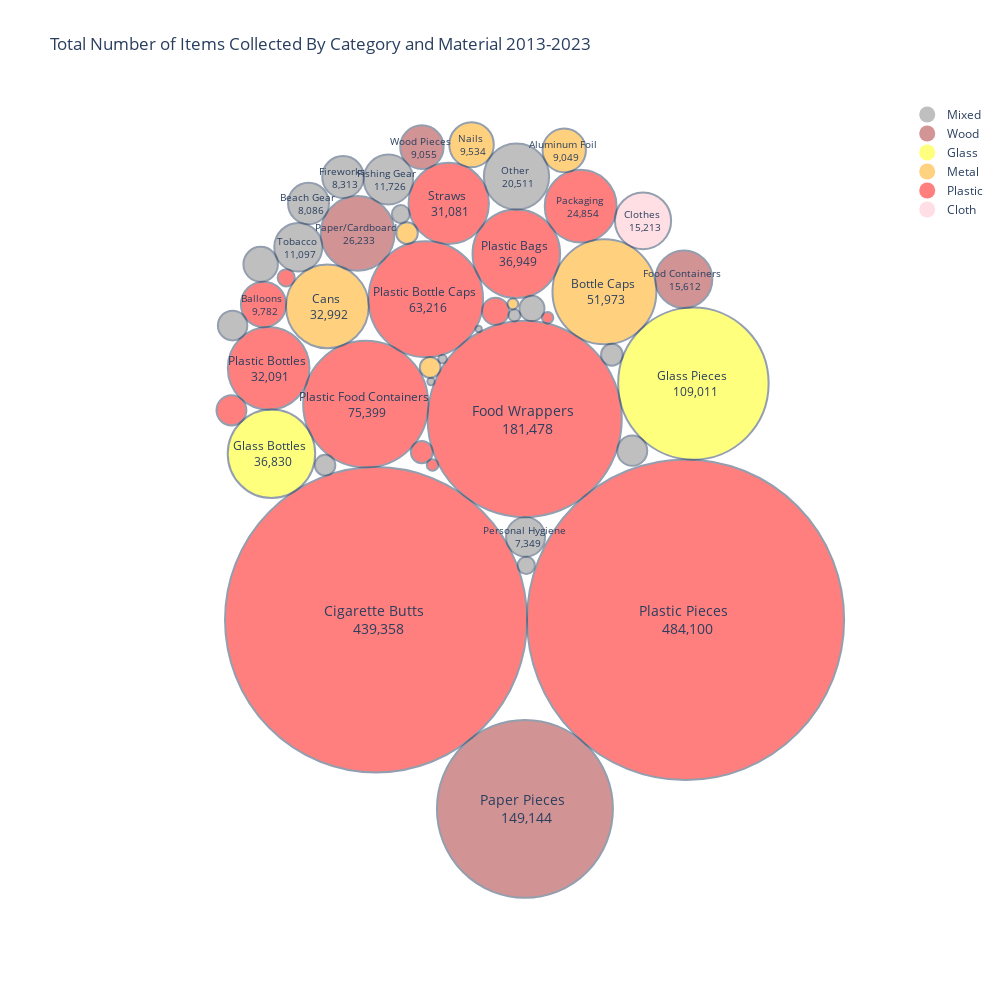

Here is the notebook cell this chart was saved with:
### Code cell
# Get data from 2013-2023 and make circle packing graph
fig = graph_maker.circle_packing_graph(plot_colors=None)
fig.show()

### Figure 1 — Plotly figure (JSON) as saved in the notebook; plotly's stock layout.template omitted (floating-point values rounded to 4 significant figures)
{"data": [{"marker": {"color": "grey", "opacity": 0.5, "size": 20, "symbol": "circle"}, "mode": "markers", "name": "Mixed", "showlegend": true, "type": "scatter", "x": [null], "y": [null]}, {"marker": {"color": "brown", "opacity": 0.5, "size": 20, "symbol": "circle"}, "mode": "markers", "name": "Wood", "showlegend": true, "type": "scatter", "x": [null], "y": [null]}, {"marker": {"color": "yellow", "opacity": 0.5, "size": 20, "symbol": "circle"}, "mode": "markers", "name": "Glass", "showlegend": true, "type": "scatter", "x": [null], "y": [null]}, {"marker": {"color": "orange", "opacity": 0.5, "size": 20, "symbol": "circle"}, "mode": "markers", "name": "Metal", "showlegend": true, "type": "scatter", "x": [null], "y": [null]}, {"marker": {"color": "red", "opacity": 0.5, "size": 20, "symbol": "circle"}, "mode": "markers", "name": "Plastic", "showlegend": true, "type": "scatter", "x": [null], "y": [null]}, {"marker": {"color": "pink", "opacity": 0.5, "size": 20, "symbol": "circle"}, "mode": "markers", "name": "Cloth", "showlegend": true, "type": "scatter", "x": [null], "y": [null]}], "layout": {"annotations": [{"font": {"size": 14}, "hovertext": "Plastic Pieces <br> 484,100", "showarrow": false, "text": "Plastic Pieces <br> 484,100", "x": 0.5181, "y": -0.2812}, {"font": {"size": 14}, "hovertext": "Cigarette Butts <br> 439,358", "showarrow": false, "text": "Cigarette Butts <br> 439,358", "x": -0.2835, "y": -0.2812}, {"font": {"size": 14}, "hovertext": "Food Wrappers <br> 181,478", "showarrow": false, "text": "Food Wrappers <br> 181,478", "x": 0.1015, "y": 0.2331}, {"font": {"size": 14}, "hovertext": "Paper Pieces <br> 149,144", "showarrow": false, "text": "Paper Pieces <br> 149,144", "x": 0.1021, "y": -0.7654}, {"font": {"size": 12}, "hovertext": "Glass Pieces <br> 109,011", "showarrow": false, "text": "Glass Pieces <br> 109,011", "x": 0.5383, "y": 0.3237}, {"font": {"size": 12}, "hovertext": "Plastic Food Containers <br> 75,399", "showarrow": false, "text": "Plastic Food Containers <br> 75,399", "x": -0.3101, "y": 0.2712}, {"font": {"size": 12}, "hovertext": "Plastic Bottle Caps <br> 63,216", "showarrow": false, "text": "Plastic Bottle Caps <br> 63,216", "x": -0.1546, "y": 0.5398}, {"font": {"size": 12}, "hovertext": "Bottle Caps <br> 51,973", "showarrow": false, "text": "Bottle Caps <br> 51,973", "x": 0.308, "y": 0.559}, {"font": {"size": 12}, "hovertext": "Plastic Bags <br> 36,949", "showarrow": false, "text": "Plastic Bags <br> 36,949", "x": 0.07985, "y": 0.6561}, {"font": {"size": 12}, "hovertext": "Glass Bottles <br> 36,830", "showarrow": false, "text": "Glass Bottles <br> 36,830", "x": -0.5542, "y": 0.1442}, {"font": {"size": 12}, "hovertext": "Cans <br> 32,992", "showarrow": false, "text": "Cans <br> 32,992", "x": -0.4095, "y": 0.5213}, {"font": {"size": 12}, "hovertext": "Plastic Bottles <br> 32,091", "showarrow": false, "text": "Plastic Bottles <br> 32,091", "x": -0.5615, "y": 0.363}, {"font": {"size": 12}, "hovertext": "Straws <br> 31,081", "showarrow": false, "text": "Straws <br> 31,081", "x": -0.09519, "y": 0.7851}, {"font": {"size": 10}, "hovertext": "Paper/Cardboard <br> 26,233", "showarrow": false, "text": "Paper/Cardboard <br> 26,233", "x": -0.331, "y": 0.7083}, {"font": {"size": 10}, "hovertext": "Packaging <br> 24,854", "showarrow": false, "text": "Packaging <br> 24,854", "x": 0.2464, "y": 0.7781}, {"font": {"size": 10}, "hovertext": "Other <br> 20,511", "showarrow": false, "text": "Other <br> 20,511", "x": 0.08026, "y": 0.854}, {"font": {"size": 10}, "hovertext": "Food Containers <br> 15,612", "showarrow": false, "text": "Food Containers <br> 15,612", "x": 0.5137, "y": 0.5911}, {"font": {"size": 10}, "hovertext": "Clothes <br> 15,213", "showarrow": false, "text": "Clothes <br> 15,213", "x": 0.4079, "y": 0.7406}, {"font": {"size": 10}, "hovertext": "Fishing Gear <br> 11,726", "showarrow": false, "text": "Fishing Gear <br> 11,726", "x": -0.2515, "y": 0.8465}, {"font": {"size": 10}, "hovertext": "Tobacco <br> 11,097", "showarrow": false, "text": "Tobacco <br> 11,097", "x": -0.4848, "y": 0.673}, {"font": {"size": 10}, "hovertext": "Balloons <br> 9,782", "showarrow": false, "text": "Balloons <br> 9,782", "x": -0.5749, "y": 0.5265}, {"font": {"size": 10}, "hovertext": "Nails <br> 9,534", "showarrow": false, "text": "Nails <br> 9,534", "x": -0.03615, "y": 0.9355}, {"font": {"size": 10}, "hovertext": "Wood Pieces <br> 9,055", "showarrow": false, "text": "Wood Pieces <br> 9,055", "x": -0.1647, "y": 0.9294}, {"font": {"size": 10}, "hovertext": "Aluminum Foil <br> 9,049", "showarrow": false, "text": "Aluminum Foil <br> 9,049", "x": 0.2039, "y": 0.921}, {"font": {"size": 10}, "hovertext": "Fireworks <br> 8,313", "showarrow": false, "text": "Fireworks <br> 8,313", "x": -0.369, "y": 0.8527}, {"font": {"size": 10}, "hovertext": "Beach Gear <br> 8,086", "showarrow": false, "text": "Beach Gear <br> 8,086", "x": -0.4582, "y": 0.7851}, {"font": {"size": 10}, "hovertext": "Personal Hygiene <br> 7,349", "showarrow": false, "text": "Personal Hygiene <br> 7,349", "x": 0.1038, "y": -0.06885}, {"font": {"size": 10}, "hovertext": "Lighters <br> 5,726", "showarrow": false, "text": "", "x": -0.5822, "y": 0.6292}, {"font": {"size": 10}, "hovertext": "Bandaids <br> 4,319", "showarrow": false, "text": "", "x": 0.3801, "y": 0.152}, {"font": {"size": 10}, "hovertext": "Lids <br> 4,310", "showarrow": false, "text": "", "x": -0.6578, "y": 0.2554}, {"font": {"size": 10}, "hovertext": "Construction Materials <br> 4,176", "showarrow": false, "text": "", "x": -0.6548, "y": 0.4724}, {"font": {"size": 10}, "hovertext": "Utensils <br> 3,473", "showarrow": false, "text": "", "x": 0.02584, "y": 0.509}, {"font": {"size": 10}, "hovertext": "Strapping Bands <br> 3,003", "showarrow": false, "text": "", "x": 0.1203, "y": 0.5161}, {"font": {"size": 10}, "hovertext": "6-Pack Holders <br> 2,294", "showarrow": false, "text": "", "x": -0.1649, "y": 0.1482}, {"font": {"size": 10}, "hovertext": "PPE <br> 2,254", "showarrow": false, "text": "", "x": 0.3272, "y": 0.3977}, {"font": {"size": 10}, "hovertext": "Batteries <br> 2,241", "showarrow": false, "text": "", "x": -0.2032, "y": 0.7093}, {"font": {"size": 10}, "hovertext": "Syringes <br> 2,059", "showarrow": false, "text": "", "x": -0.1432, "y": 0.3651}, {"font": {"size": 10}, "hovertext": "Footwear <br> 2,006", "showarrow": false, "text": "", "x": -0.4153, "y": 0.1149}, {"font": {"size": 10}, "hovertext": "Cigar Tips <br> 1,537", "showarrow": false, "text": "", "x": -0.2194, "y": 0.7577}, {"font": {"size": 10}, "hovertext": "Rope <br> 1,423", "showarrow": false, "text": "", "x": 0.1056, "y": -0.1417}, {"font": {"size": 10}, "hovertext": "Beverage Bottles <br> 1,413", "showarrow": false, "text": "", "x": -0.516, "y": 0.5947}, {"font": {"size": 10}, "hovertext": "Tires <br> 684", "showarrow": false, "text": "", "x": 0.07494, "y": 0.4985}, {"font": {"size": 10}, "hovertext": "Bagged Pet Waste <br> 636", "showarrow": false, "text": "", "x": -0.1372, "y": 0.1152}, {"font": {"size": 10}, "hovertext": "Beverage Pouches <br> 625", "showarrow": false, "text": "", "x": 0.1609, "y": 0.4924}, {"font": {"size": 10}, "hovertext": "Appliances <br> 564", "showarrow": false, "text": "", "x": 0.0709, "y": 0.5277}, {"font": {"size": 10}, "hovertext": "E-Waste <br> 347", "showarrow": false, "text": "", "x": -0.1112, "y": 0.3865}, {"font": {"size": 10}, "hovertext": "Car Parts <br> 260", "showarrow": false, "text": "", "x": -0.1411, "y": 0.3289}, {"font": {"size": 10}, "hovertext": "Bikes <br> 199", "showarrow": false, "text": "", "x": -0.01773, "y": 0.4637}], "autosize": false, "height": 1000, "plot_bgcolor": "rgba(0, 0, 0, 0)", "shapes": [{"fillcolor": "red", "line": {"width": 2}, "opacity": 0.5, "type": "circle", "x0": 0.1076, "x1": 0.9286, "xref": "x", "y0": -0.6917, "y1": 0.1293, "yref": "y"}, {"fillcolor": "red", "line": {"width": 2}, "opacity": 0.5, "type": "circle", "x0": -0.6745, "x1": 0.1076, "xref": "x", "y0": -0.6723, "y1": 0.1098, "yref": "y"}, {"fillcolor": "red", "line": {"width": 2}, "opacity": 0.5, "type": "circle", "x0": -0.1498, "x1": 0.3529, "xref": "x", "y0": -0.01828, "y1": 0.4844, "yref": "y"}, {"fillcolor": "brown", "line": {"width": 2}, "opacity": 0.5, "type": "circle", "x0": -0.1258, "x1": 0.3299, "xref": "x", "y0": -0.9932, "y1": -0.5375, "yref": "y"}, {"fillcolor": "yellow", "line": {"width": 2}, "opacity": 0.5, "type": "circle", "x0": 0.3435, "x1": 0.7331, "xref": "x", "y0": 0.1289, "y1": 0.5185, "yref": "y"}, {"fillcolor": "red", "line": {"width": 2}, "opacity": 0.5, "type": "circle", "x0": -0.4721, "x1": -0.1481, "xref": "x", "y0": 0.1092, "y1": 0.4332, "yref": "y"}, {"fillcolor": "red", "line": {"width": 2}, "opacity": 0.5, "type": "circle", "x0": -0.303, "x1": -0.006309, "xref": "x", "y0": 0.3915, "y1": 0.6882, "yref": "y"}, {"fillcolor": "orange", "line": {"width": 2}, "opacity": 0.5, "type": "circle", "x0": 0.1734, "x1": 0.4425, "xref": "x", "y0": 0.4245, "y1": 0.6935, "yref": "y"}, {"fillcolor": "red", "line": {"width": 2}, "opacity": 0.5, "type": "circle", "x0": -0.03356, "x1": 0.1933, "xref": "x", "y0": 0.5427, "y1": 0.7695, "yref": "y"}, {"fillcolor": "yellow", "line": {"width": 2}, "opacity": 0.5, "type": "circle", "x0": -0.6675, "x1": -0.441, "xref": "x", "y0": 0.03099, "y1": 0.2574, "yref": "y"}, {"fillcolor": "orange", "line": {"width": 2}, "opacity": 0.5, "type": "circle", "x0": -0.5166, "x1": -0.3023, "xref": "x", "y0": 0.4142, "y1": 0.6285, "yref": "y"}, {"fillcolor": "red", "line": {"width": 2}, "opacity": 0.5, "type": "circle", "x0": -0.6672, "x1": -0.4558, "xref": "x", "y0": 0.2573, "y1": 0.4687, "yref": "y"}, {"fillcolor": "red", "line": {"width": 2}, "opacity": 0.5, "type": "circle", "x0": -0.1992, "x1": 0.00882, "xref": "x", "y0": 0.6811, "y1": 0.8891, "yref": "y"}, {"fillcolor": "brown", "line": {"width": 2}, "opacity": 0.5, "type": "circle", "x0": -0.4266, "x1": -0.2355, "xref": "x", "y0": 0.6127, "y1": 0.8038, "yref": "y"}, {"fillcolor": "red", "line": {"width": 2}, "opacity": 0.5, "type": "circle", "x0": 0.1534, "x1": 0.3394, "xref": "x", "y0": 0.685, "y1": 0.8711, "yref": "y"}, {"fillcolor": "grey", "line": {"width": 2}, "opacity": 0.5, "type": "circle", "x0": -0.004238, "x1": 0.1648, "xref": "x", "y0": 0.7695, "y1": 0.9385, "yref": "y"}, {"fillcolor": "brown", "line": {"width": 2}, "opacity": 0.5, "type": "circle", "x0": 0.44, "x1": 0.5874, "xref": "x", "y0": 0.5174, "y1": 0.6648, "yref": "y"}, {"fillcolor": "pink", "line": {"width": 2}, "opacity": 0.5, "type": "circle", "x0": 0.3351, "x1": 0.4807, "xref": "x", "y0": 0.6678, "y1": 0.8134, "yref": "y"}, {"fillcolor": "grey", "line": {"width": 2}, "opacity": 0.5, "type": "circle", "x0": -0.3154, "x1": -0.1876, "xref": "x", "y0": 0.7826, "y1": 0.9103, "yref": "y"}, {"fillcolor": "grey", "line": {"width": 2}, "opacity": 0.5, "type": "circle", "x0": -0.5469, "x1": -0.4226, "xref": "x", "y0": 0.6109, "y1": 0.7352, "yref": "y"}, {"fillcolor": "red", "line": {"width": 2}, "opacity": 0.5, "type": "circle", "x0": -0.6333, "x1": -0.5166, "xref": "x", "y0": 0.4681, "y1": 0.5849, "yref": "y"}, {"fillcolor": "orange", "line": {"width": 2}, "opacity": 0.5, "type": "circle", "x0": -0.09375, "x1": 0.02146, "xref": "x", "y0": 0.8779, "y1": 0.9931, "yref": "y"}, {"fillcolor": "brown", "line": {"width": 2}, "opacity": 0.5, "type": "circle", "x0": -0.2208, "x1": -0.1086, "xref": "x", "y0": 0.8732, "y1": 0.9855, "yref": "y"}, {"fillcolor": "orange", "line": {"width": 2}, "opacity": 0.5, "type": "circle", "x0": 0.1478, "x1": 0.26, "xref": "x", "y0": 0.8649, "y1": 0.9771, "yref": "y"}, {"fillcolor": "grey", "line": {"width": 2}, "opacity": 0.5, "type": "circle", "x0": -0.4228, "x1": -0.3152, "xref": "x", "y0": 0.7989, "y1": 0.9065, "yref": "y"}, {"fillcolor": "grey", "line": {"width": 2}, "opacity": 0.5, "type": "circle", "x0": -0.5113, "x1": -0.4052, "xref": "x", "y0": 0.7321, "y1": 0.8382, "yref": "y"}, {"fillcolor": "grey", "line": {"width": 2}, "opacity": 0.5, "type": "circle", "x0": 0.0532, "x1": 0.1544, "xref": "x", "y0": -0.1194, "y1": -0.01827, "yref": "y"}, {"fillcolor": "grey", "line": {"width": 2}, "opacity": 0.5, "type": "circle", "x0": -0.6268, "x1": -0.5375, "xref": "x", "y0": 0.5846, "y1": 0.6739, "yref": "y"}, {"fillcolor": "grey", "line": {"width": 2}, "opacity": 0.5, "type": "circle", "x0": 0.3413, "x1": 0.4188, "xref": "x", "y0": 0.1132, "y1": 0.1907, "yref": "y"}, {"fillcolor": "red", "line": {"width": 2}, "opacity": 0.5, "type": "circle", "x0": -0.6966, "x1": -0.6191, "xref": "x", "y0": 0.2167, "y1": 0.2941, "yref": "y"}, {"fillcolor": "grey", "line": {"width": 2}, "opacity": 0.5, "type": "circle", "x0": -0.693, "x1": -0.6167, "xref": "x", "y0": 0.4343, "y1": 0.5106, "yref": "y"}, {"fillcolor": "red", "line": {"width": 2}, "opacity": 0.5, "type": "circle", "x0": -0.00893, "x1": 0.06061, "xref": "x", "y0": 0.4742, "y1": 0.5437, "yref": "y"}, {"fillcolor": "grey", "line": {"width": 2}, "opacity": 0.5, "type": "circle", "x0": 0.08793, "x1": 0.1526, "xref": "x", "y0": 0.4838, "y1": 0.5484, "yref": "y"}, {"fillcolor": "red", "line": {"width": 2}, "opacity": 0.5, "type": "circle", "x0": -0.1932, "x1": -0.1366, "xref": "x", "y0": 0.12, "y1": 0.1765, "yref": "y"}, {"fillcolor": "grey", "line": {"width": 2}, "opacity": 0.5, "type": "circle", "x0": 0.2992, "x1": 0.3552, "xref": "x", "y0": 0.3696, "y1": 0.4257, "yref": "y"}, {"fillcolor": "orange", "line": {"width": 2}, "opacity": 0.5, "type": "circle", "x0": -0.2311, "x1": -0.1753, "xref": "x", "y0": 0.6814, "y1": 0.7372, "yref": "y"}, {"fillcolor": "orange", "line": {"width": 2}, "opacity": 0.5, "type": "circle", "x0": -0.17, "x1": -0.1165, "xref": "x", "y0": 0.3383, "y1": 0.3919, "yref": "y"}, {"fillcolor": "grey", "line": {"width": 2}, "opacity": 0.5, "type": "circle", "x0": -0.4417, "x1": -0.3889, "xref": "x", "y0": 0.08848, "y1": 0.1413, "yref": "y"}, {"fillcolor": "grey", "line": {"width": 2}, "opacity": 0.5, "type": "circle", "x0": -0.2425, "x1": -0.1962, "xref": "x", "y0": 0.7346, "y1": 0.7809, "yref": "y"}, {"fillcolor": "grey", "line": {"width": 2}, "opacity": 0.5, "type": "circle", "x0": 0.08334, "x1": 0.1279, "xref": "x", "y0": -0.1639, "y1": -0.1194, "yref": "y"}, {"fillcolor": "red", "line": {"width": 2}, "opacity": 0.5, "type": "circle", "x0": -0.5382, "x1": -0.4938, "xref": "x", "y0": 0.5725, "y1": 0.6169, "yref": "y"}, {"fillcolor": "grey", "line": {"width": 2}, "opacity": 0.5, "type": "circle", "x0": 0.0595, "x1": 0.09037, "xref": "x", "y0": 0.4831, "y1": 0.5139, "yref": "y"}, {"fillcolor": "red", "line": {"width": 2}, "opacity": 0.5, "type": "circle", "x0": -0.1521, "x1": -0.1223, "xref": "x", "y0": 0.1003, "y1": 0.13, "yref": "y"}, {"fillcolor": "red", "line": {"width": 2}, "opacity": 0.5, "type": "circle", "x0": 0.1462, "x1": 0.1757, "xref": "x", "y0": 0.4777, "y1": 0.5072, "yref": "y"}, {"fillcolor": "orange", "line": {"width": 2}, "opacity": 0.5, "type": "circle", "x0": 0.05688, "x1": 0.08491, "xref": "x", "y0": 0.5136, "y1": 0.5417, "yref": "y"}, {"fillcolor": "grey", "line": {"width": 2}, "opacity": 0.5, "type": "circle", "x0": -0.1222, "x1": -0.1002, "xref": "x", "y0": 0.3756, "y1": 0.3975, "yref": "y"}, {"fillcolor": "grey", "line": {"width": 2}, "opacity": 0.5, "type": "circle", "x0": -0.1506, "x1": -0.1316, "xref": "x", "y0": 0.3194, "y1": 0.3384, "yref": "y"}, {"fillcolor": "grey", "line": {"width": 2}, "opacity": 0.5, "type": "circle", "x0": -0.02605, "x1": -0.009405, "xref": "x", "y0": 0.4554, "y1": 0.472, "yref": "y"}], "title": {"text": "Total Number of Items Collected By Category and Material 2013-2023"}, "width": 1000, "xaxis": {"range": [-1.05, 1.05], "showgrid": false, "showticklabels": false, "zeroline": false}, "yaxis": {"range": [-1.05, 1.05], "showgrid": false, "showticklabels": false, "zeroline": false}}}
